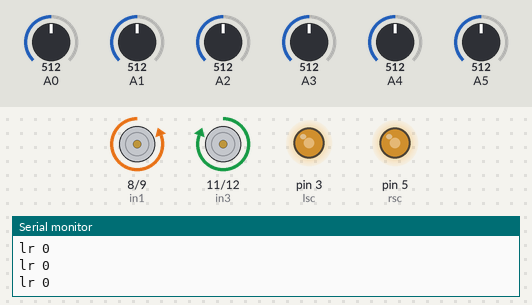
Bench run of a sketch on a simulated Arduino Uno, built with avr-gcc and run on an emulated ATmega328P. On the bench: motor-driver pin pairs drawn as motors (green arrow = first pin HIGH = forward, orange = second pin HIGH = backward, longer = more drive), output pins drawn as LEDs (lit = HIGH), the last lines printed to the serial monitor. The test bench sets the inputs (shaded band); at power-on: A2 = 512, A4 = 512, A1 = 512, A0 = 512, A3 = 512, A5 = 512.

Above: at 9.7 s.
9.8 s: A2 set to 524
At 10.7 s:
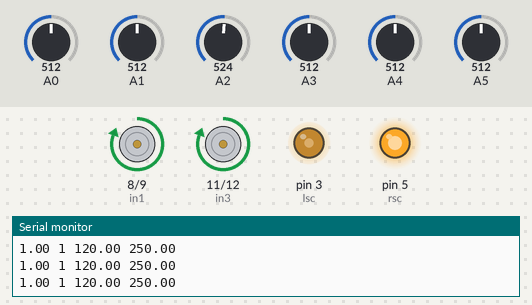
11.3 s: A4 set to 527
At 12.4 s:
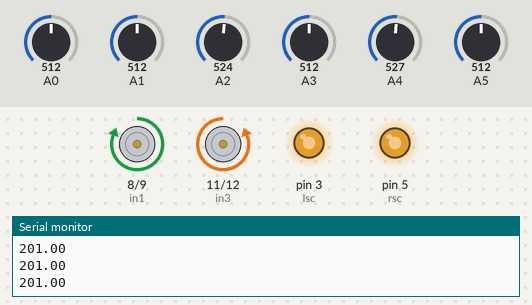
13.6 s: A4 set to 306
At 14.0 s:
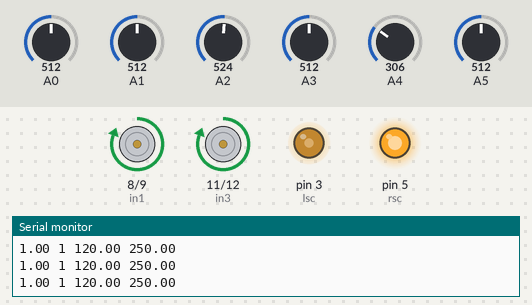
15.1 s: A1 set to 716
At 15.8 s:
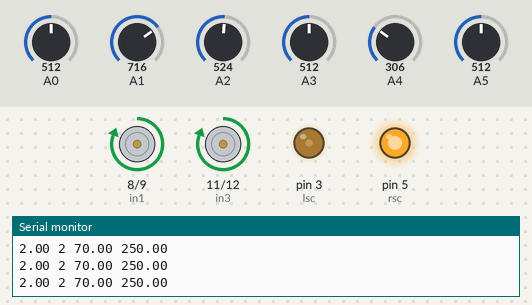
16.6 s: A0 set to 522
At 18.5 s:
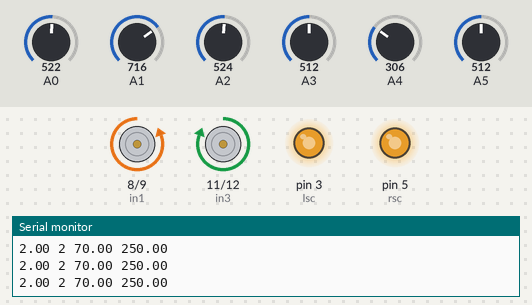
Timing chart, 0 to 19.6 s (numbered marks = the images above; inputs shaded):
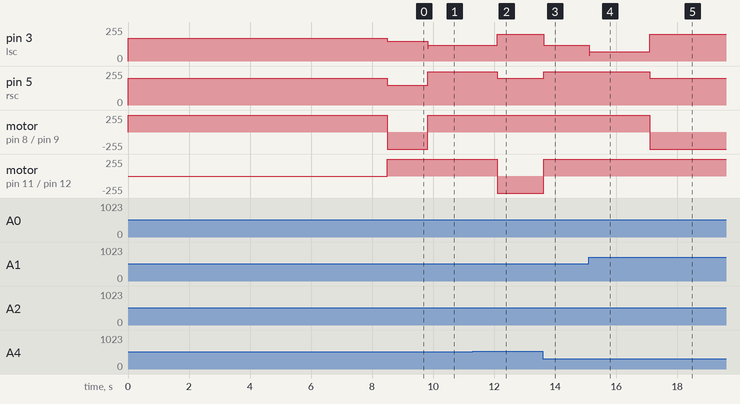

Measured:
- the behaviour switches between 512 and 513 on A2 (found by bisection; images 0 and 1)
- the behaviour switches between 512 and 513 on A4 (found by bisection; images 1 and 2)
- the behaviour switches between 512 and 513 on A0 (found by bisection; images 4 and 5)
- after the input at 9.8 s, pin 3 (lsc): 150/255 → 120/255 at once; pin 5 (rsc): 150/255 → 250/255 at once; motor on pin 8 (in1) / pin 9 (in2): backward 255/255 → forward 255/255 at once
- after the input at 11.3 s, pin 3 (lsc): 120/255 → 200/255 after 0.81 s; pin 5 (rsc): 250/255 → 200/255 after 0.81 s; motor on pin 11 (in3) / pin 12 (in4): forward 255/255 → backward 255/255 after 0.81 s
- after the input at 13.6 s, pin 3 (lsc): 200/255 → 120/255 at once; pin 5 (rsc): 200/255 → 250/255 at once; motor on pin 11 (in3) / pin 12 (in4): backward 255/255 → forward 255/255 at once
- after the input at 15.1 s, pin 3 (lsc): 120/255 → 70/255 at once
- after the input at 16.6 s, pin 3 (lsc): 70/255 → 200/255 after 0.50 s; pin 5 (rsc): 250/255 → 200/255 after 0.50 s; motor on pin 8 (in1) / pin 9 (in2): forward 255/255 → backward 255/255 after 0.50 s

The sketch:

lfrpid.ino
```cpp
 float kp=50;
float ki=0;
float kd=25;
const int lspeed = 170;
const int rspeed = 200;
const int in1= 8;
const int in2= 9;
const int in3= 11;
const int in4= 12;
const int lsc= 3;
const int rsc= 5;
const int conspeed=250;
float P=0,I=0,D=0;
float error=0,prror=0,pI=0,pid=0,lms,rms;
int s1,s2,s3,s4,s5,s6,lasterror;
int maxsens[7];
int minsens[7];
unsigned long starttime;
unsigned long currenttime;

void setup() {
  pinMode(in1,OUTPUT);
  pinMode(in2,OUTPUT);
  pinMode(in3,OUTPUT);
  pinMode(in4,OUTPUT);
  pinMode(lsc,OUTPUT);
  pinMode(rsc,OUTPUT);

  pinMode(A0,INPUT);
  pinMode(A1,INPUT);
  pinMode(A2,INPUT);
  pinMode(A3,INPUT);
  pinMode(A4,INPUT);
  pinMode(A5,INPUT);
  Serial.begin(9600);

 //calabaration
for(int i=1;i<7;i++)
 maxsens[i]=0;
 for(int i=1;i<7;i++)
  minsens[i]=2000;
 starttime=millis();

 while((currenttime-starttime)<=8500)
 {   analogWrite(lsc,lspeed);
       analogWrite(rsc,rspeed);
      digitalWrite(in1,1);
  digitalWrite(in2,0);
  digitalWrite(in3,0);
  digitalWrite(in4,0);
  s1=analogRead(A0);
  if(s1> maxsens[1])
    maxsens[1]=s1;
   else if(s1<minsens[1])
    minsens[1]=s1;

 s2=analogRead(A1);
  if(s2> maxsens[2])
    maxsens[2]=s2;
 else if(s2<minsens[2])
    minsens[2]=s2;
 s3=analogRead(A2);
  if(s3> maxsens[3])
    maxsens[3]=s3;
     else if(s3<minsens[3])
      minsens[3]=s3;
 s4=analogRead(A3);
  if(s4> maxsens[4])
    maxsens[4]=s4;
     else if(s4<minsens[4])
    minsens[4]=s4;
 s5=analogRead(A4);
  if(s5> maxsens[5])
    maxsens[5]=s5;
     else if(s5<minsens[5])
    minsens[5]=s5;
 s6=analogRead(A5);
   if(s6> maxsens[6])
  maxsens[6]=s6;
     else if(s6<minsens[6])
    minsens[6]=s6;
    currenttime = millis();
 }


  for(int i=1;i<7;i++)
   maxsens[i]=(maxsens[i]+minsens[i])/2;

}

void read()
{
 s1=analogRead(A0);
 s2=analogRead(A1);
 s3=analogRead(A2);
 s4=analogRead(A3);
 s5=analogRead(A4);
 s6=analogRead(A5);


 if(s1>maxsens[1])s1=1;
  else s1=0;
  if(s2>maxsens[2])s2=1;
  else s2=0;
  if(s3>maxsens[3])s3=1;
  else s3=0;
  if(s4>maxsens[4])s4=1;
  else s4=0;
  if(s5>maxsens[5])s5=1;
  else s5=0;
  if(s6>maxsens[6])s6=1;
  else s6=0;

}
void calcerror()
{
  if(s1==1&&s2==0&&s3==0&&s4==0&&s5==0&&s6==0)
  error=5;
   else if(s1==1&&s2==1&&s3==0&&s4==0&&s5==0&&s6==0)
  error=4;
   else if(s1==0&&s2==1&&s3==0&&s4==0&&s5==0&&s6==0)
  error=3;
  else if(s1==0&&s2==1&&s3==1&&s4==0&&s5==0&&s6==0)
  error=2;
   else if(s1==0&&s2==0&&s3==1&&s4==0&&s5==0&&s6==0)
  error=1;
  else if(s1==0&&s2==0&&s3==1&&s4==1&&s5==0&&s6==0)
  error=0;
  else if(s1==0&&s2==0&&s3==0&&s4==1&&s5==0&&s6==0)
  error=-1;
  else if(s1==0&&s2==0&&s3==0&&s4==1&&s5==1&&s6==0)
  error=-2;
  else if(s1==0&&s2==0&&s3==0&&s4==0&&s5==1&&s6==0)
  error=-3;
  else if(s1==0&&s2==0&&s3==0&&s4==0&&s5==1&&s6==1)
  error=-4;
  else if(s1==0&&s2==0&&s3==0&&s4==0&&s5==0&&s6==1)
  error=-5;
  else if((s3==1&&s4==0&&s5==1)||(s4==1&&s5==0&&s6==1)||(s3==1&&s5==0&&s6==1)||(s3==1&&s4==0&&s6==1)||(s3==1&&s4==0&&s5==0&&s6==1)||(s2==1&&s3==0&&s4==1&&s5==1))
  error=201;
  else if((s1==1&&s2==0&&s3==1)||(s2==1&&s3==0&&s4==1)||(s1==1&&s3==0&&s4==1)||(s1==1&&s2==0&&s4==1)||(s1==1&&s2==0&&s3==0&&s4==1)||(s2==1&&s3==1&&s4==0&&s5==1))
  error=202;
   else if(s1==0&&s2==0&&s3==0&&s4==0&&s5==0&&s6==0)
  error=404;
  else if(s1==1&&s2==1&&s3==1&&s5==0&&s6==0)
  error=100;
  else if(s1==0&&s2==0&&s4==1&&s5==1&&s6==1)
  error=-101;


}
void calcpid()
{
  P=error;

  I+=error;
  D=error-prror;
  pid=kp*P+ki*I+kd*D;
  prror=error;


}
void forward()
{
  digitalWrite(in1,1);
  digitalWrite(in2,0);
  digitalWrite(in3,1);
  digitalWrite(in4,0);


}
void motor()
{


    lms=lspeed-pid;
    rms=rspeed+pid;


   if(lms>conspeed)
     lms=conspeed;
     if(lms<-conspeed)
     lms=-conspeed;
       if(rms>conspeed)
     rms=conspeed;
     if(rms<-conspeed)
     rms=-conspeed;

     analogWrite(lsc,lms);
       analogWrite(rsc,rms);
       forward();

}

void sharpleft()
{  forward();
    delay(500);

   while(1)
   {read();
    calcerror();
    if(error==0||error==-1||error==1)
    break;
    digitalWrite(in1,0);
  digitalWrite(in2,1);
  digitalWrite(in3,1);
  digitalWrite(in4,0);
  analogWrite(lsc,200);
  analogWrite(rsc,200);

   }

}
void sharpright()
{
    forward();
    delay(500);
   while(1)
   {read();
    calcerror();
    if(error==0||error==-1||error==1)
    break;
    digitalWrite(in1,1);
  digitalWrite(in2,0);
  digitalWrite(in3,0);
  digitalWrite(in4,1);
  analogWrite(lsc,200);
  analogWrite(rsc,200);
    Serial.println(error);

   }

}
void ruturn()
{
    forward();
    delay(800);
   while(1)
   {read();
    calcerror();
    if(error==0||error==-1||error==1)
    break;
    digitalWrite(in1,1);
  digitalWrite(in2,0);
  digitalWrite(in3,0);
  digitalWrite(in4,1);
  analogWrite(lsc,200);
  analogWrite(rsc,200);
    Serial.println(error);

   }

}
void luturn()
{  forward();
    delay(800);

   while(1)
   {read();
    calcerror();
    if(error==0||error==-1||error==1)
    break;
    digitalWrite(in1,0);
  digitalWrite(in2,1);
  digitalWrite(in3,1);
  digitalWrite(in4,0);
  analogWrite(lsc,200);
  analogWrite(rsc,200);

   }

}
void uturn()
  {
   if(lasterror<0)
   {
    while(1)
   {read();
    calcerror();
    if(error==0||error==-1||error==1)
    break;
    digitalWrite(in1,1);
  digitalWrite(in2,0);
  digitalWrite(in3,0);
  digitalWrite(in4,1);
  analogWrite(lsc,150);
  analogWrite(rsc,150);
  Serial.print("tr ");
  Serial.println(lasterror);
   }


   }
   else
   {

    while(1)
   {read();
    calcerror();
    if(error==0||error==-1||error==1)
    break;
    digitalWrite(in1,0);
  digitalWrite(in2,1);
  digitalWrite(in3,1);
  digitalWrite(in4,0);
  analogWrite(lsc,150);
  analogWrite(rsc,150);

   Serial.print("lr ");
   Serial.println(lasterror);
   }

   }


}

void loop() {


  read();
   calcerror();
   if(error!=0&&error!=404)
   lasterror=error;
     if(error==201)
     {
       //right uturn
       ruturn();
     }
     else if(error==202)
     {
       //left uturn
       luturn();
     }

   else if(error==100)
    sharpleft();
 else if(error==-101)
     sharpright();
     else if(error==404)
     uturn();


 else
 {
  calcpid();
  motor();
 }


 Serial.print(error);
  Serial.print(" ");
   Serial.print(lasterror);
  Serial.print(" ");
  Serial.print(lms);
  Serial.print(" ");
  Serial.println(rms);


}
```
